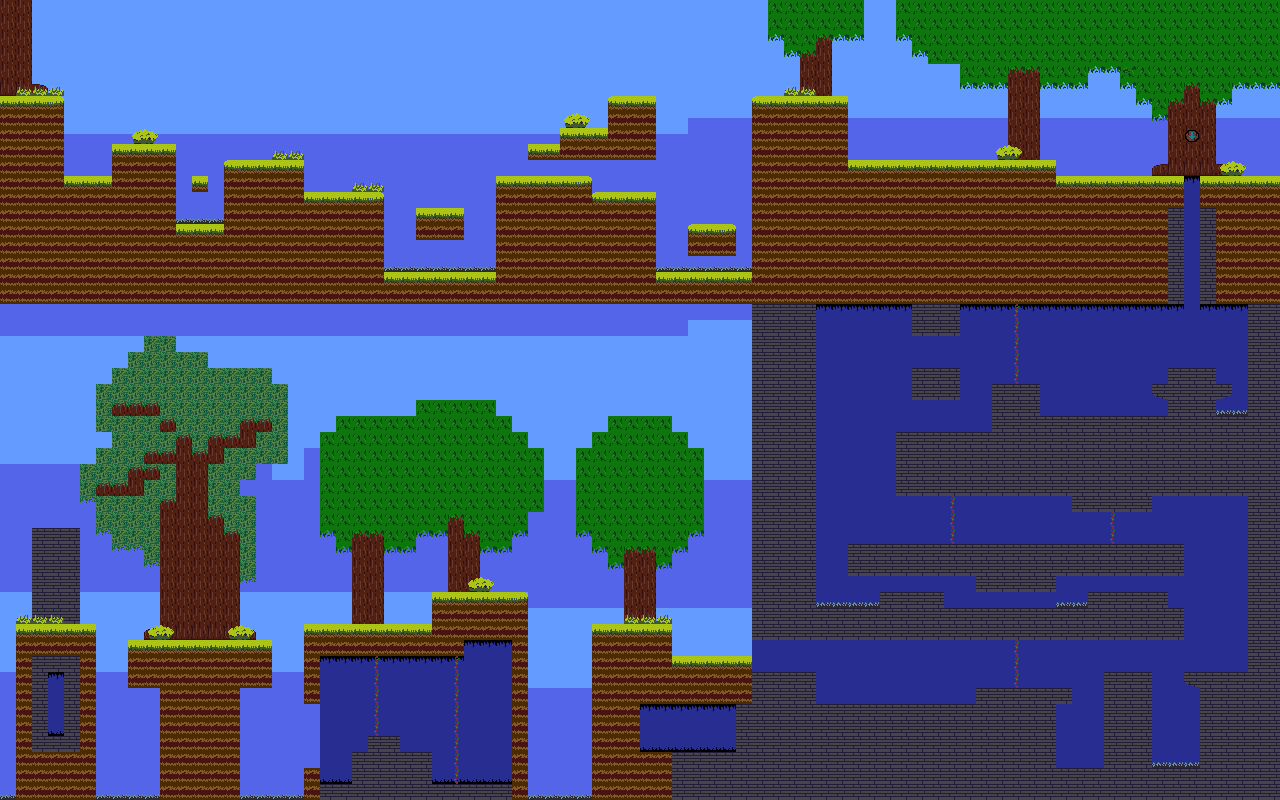

This game map was drawn from its Tiled (.tmx) file and the tilesets committed beside it. A one-line description and the trimmed map source follow:
An orthogonal 80x50 tile map with 16x16 px tiles, 7 tile layers (black, background, ground, foreground, ...), 1 hidden layer not drawn, 3 tilesets and 7 objects (3x Transform, 2x Ekey, Fkey, jump).

<map version="1.10" tiledversion="1.12.1" orientation="orthogonal" renderorder="right-down" width="80" height="50" tilewidth="16" tileheight="16" infinite="0" nextlayerid="11" nextobjectid="19">
 <editorsettings>
  <export target="forestmap.json" format="json" />
 </editorsettings>
 <tileset firstgid="1" source="final_forestlevel_tileset.tsx" />
 <tileset firstgid="65" source="hints.tsx" />
 <tileset firstgid="65" source="tiled/final_forestlevel_tileset.tsx" />
 <layer id="1" name="black" width="80" height="50">
  <data>[4000 cells, 4000 non-empty, 1 distinct tile ids]</data>
 </layer>
 <layer id="2" name="background" width="80" height="50">
  <data>[4000 cells, 4000 non-empty, 6 distinct tile ids]</data>
 </layer>
 <layer id="6" name="ground" width="80" height="50">
  <properties>
   <property name="Collidable" type="bool" value="true" />
  </properties>
  <data>[4000 cells, 1586 non-empty, 10 distinct tile ids]</data>
 </layer>
 <layer id="3" name="foreground" width="80" height="50">
  <data>[4000 cells, 663 non-empty, 13 distinct tile ids]</data>
 </layer>
 <layer id="4" name="layered" width="80" height="50">
  <data>[4000 cells, 150 non-empty, 8 distinct tile ids]</data>
 </layer>
 <layer id="5" name="phasewalls" width="80" height="50">
  <properties>
   <property name="Phaseable" type="bool" value="true" />
  </properties>
  <data>[4000 cells, 13 non-empty, 1 distinct tile ids]</data>
 </layer>
 <layer id="7" name="damage" width="80" height="50">
  <properties>
   <property name="Collidable" type="bool" value="true" />
   <property name="hurt" type="bool" value="false" />
  </properties>
  <data>[4000 cells, 40 non-empty, 2 distinct tile ids]</data>
 </layer>
 <layer id="10" name="worldborder" width="80" height="50" visible="0">
  <properties>
   <property name="Collidable" type="bool" value="true" />
  </properties>
  <data>[4000 cells, 256 non-empty, 1 distinct tile ids]</data>
 </layer>
 <objectgroup id="9" name="hints">
  <object id="9" name="Transform" type="Transform" x="624" y="32" width="48" height="32" />
  <object id="10" name="Transform" type="Transform" x="896.394" y="503.515" width="48" height="32" />
  <object id="11" name="Transform" type="Transform" x="1030" y="330.667" width="48" height="32" />
  <object id="13" name="Fkey" x="1104" y="320" width="32" height="16" />
  <object id="14" name="Ekey" x="1104" y="336" width="32" height="16" />
  <object id="17" name="jump" x="688" y="160" width="32" height="16" />
  <object id="18" name="Ekey" x="640" y="16" width="32" height="16" />
 </objectgroup>
</map>
